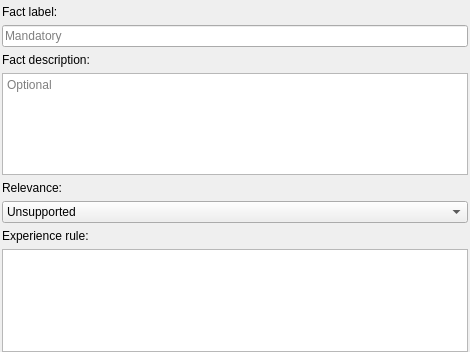
<?xml version="1.0" encoding="UTF-8"?>
<ui version="4.0">
 <class>FactEditForm</class>
 <widget class="QWidget" name="FactEditForm">
  <property name="geometry">
   <rect>
    <x>0</x>
    <y>0</y>
    <width>470</width>
    <height>352</height>
   </rect>
  </property>
  <property name="windowTitle">
   <string>Form</string>
  </property>
  <layout class="QFormLayout" name="formLayout_2">
   <property name="rowWrapPolicy">
    <enum>QFormLayout::WrapAllRows</enum>
   </property>
   <property name="leftMargin">
    <number>2</number>
   </property>
   <property name="topMargin">
    <number>5</number>
   </property>
   <property name="rightMargin">
    <number>2</number>
   </property>
   <property name="bottomMargin">
    <number>0</number>
   </property>
   <item row="0" column="0">
    <widget class="QLabel" name="hecho_label">
     <property name="text">
      <string>Fact label:</string>
     </property>
    </widget>
   </item>
   <item row="0" column="1">
    <widget class="QLineEdit" name="fact_label_line_edit">
     <property name="whatsThis">
      <string/>
     </property>
     <property name="maxLength">
      <number>50</number>
     </property>
     <property name="placeholderText">
      <string>Mandatory</string>
     </property>
    </widget>
   </item>
   <item row="3" column="0">
    <widget class="QLabel" name="relevancia_label">
     <property name="text">
      <string>Relevance:</string>
     </property>
    </widget>
   </item>
   <item row="3" column="1">
    <widget class="QComboBox" name="relevance_combo_box">
     <property name="currentIndex">
      <number>0</number>
     </property>
     <item>
      <property name="text">
       <string>Unsupported</string>
      </property>
     </item>
     <item>
      <property name="text">
       <string>Unlikely</string>
      </property>
     </item>
     <item>
      <property name="text">
       <string>Likely</string>
      </property>
     </item>
     <item>
      <property name="text">
       <string>Most likely</string>
      </property>
     </item>
     <item>
      <property name="text">
       <string>Very likely</string>
      </property>
     </item>
     <item>
      <property name="text">
       <string>Almost true</string>
      </property>
     </item>
     <item>
      <property name="text">
       <string>True</string>
      </property>
     </item>
    </widget>
   </item>
   <item row="1" column="0">
    <widget class="QLabel" name="fact_desc_label">
     <property name="text">
      <string>Fact description:</string>
     </property>
    </widget>
   </item>
   <item row="2" column="0" colspan="2">
    <widget class="QPlainTextEdit" name="fact_desc_text_edit">
     <property name="whatsThis">
      <string/>
     </property>
     <property name="placeholderText">
      <string>Optional</string>
     </property>
    </widget>
   </item>
   <item row="4" column="0">
    <widget class="QLabel" name="rule_label">
     <property name="text">
      <string>Experience rule:</string>
     </property>
    </widget>
   </item>
   <item row="5" column="0" colspan="2">
    <widget class="QPlainTextEdit" name="rule_text_edit">
     <property name="readOnly">
      <bool>true</bool>
     </property>
    </widget>
   </item>
  </layout>
 </widget>
 <resources/>
 <connections/>
</ui>
